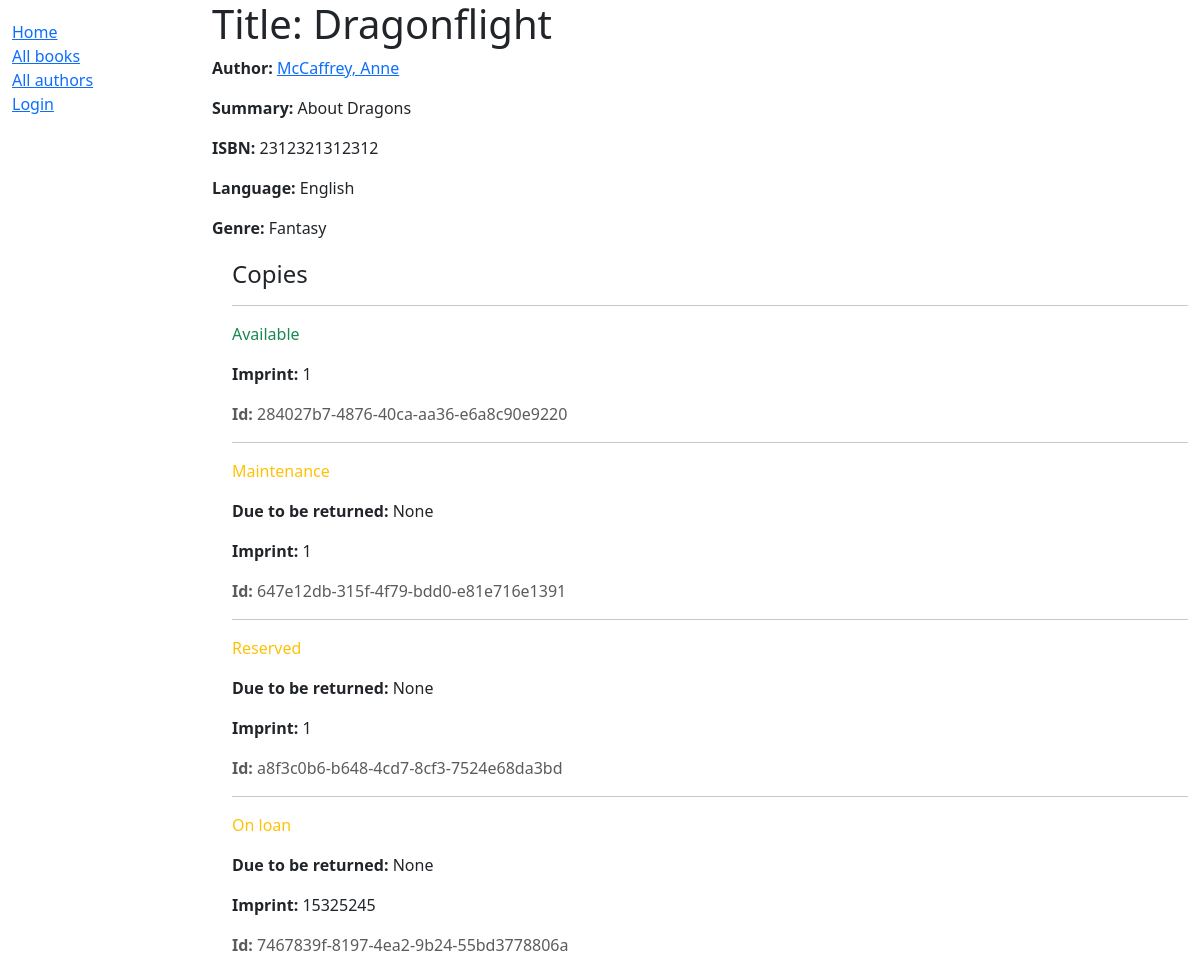
/catalog/book/2, run on the app's committed database.
### catalog/models.py (models this page shows, shortened)
class Book(models.Model):
    title = models.CharField(max_length=200)
    author = models.ForeignKey('Author', on_delete=models.RESTRICT, null=True)
    summary = models.TextField(
        max_length=1000, help_text="Enter a brief description of the book")
    isbn = models.CharField('ISBN', max_length=13,
                            unique=True,
                            help_text='13 Character <a href="https://www.isbn-international.org/content/what-isbn'
                                      '">ISBN number</a>')
    genre = models.ManyToManyField(
        Genre, help_text="Select a genre for this book")
    language = models.ForeignKey(
        'Language', on_delete=models.SET_NULL, null=True)
    class Meta:
        ordering = ['title', 'author']
    def display_genre(self):
        return ', '.join([genre.name for genre in self.genre.all()[:3]])
    display_genre.short_description = 'Genre'

class Author(models.Model):
    first_name = models.CharField(max_length=100)
    last_name = models.CharField(max_length=100)
    date_of_birth = models.DateField(null=True, blank=True)
    date_of_death = models.DateField('died', null=True, blank=True)
    class Meta:
        ordering = ['last_name', 'first_name']
    def __str__(self):
        return f'{self.last_name}, {self.first_name}'

class Language(models.Model):
    name = models.CharField(max_length=200,
                            unique=True,
                            help_text="Enter the book's natural language (e.g. English, French, Japanese etc.)")
    def __str__(self):
        return self.name

class Genre(models.Model):
    name = models.CharField(
        max_length=200,
        unique=True,
        help_text="Enter a book genre (e.g. Science Fiction, French Poetry etc.)"
    )
    def __str__(self):
        return self.name

class BookInstance(models.Model):
    id = models.UUIDField(primary_key=True, default=uuid.uuid4,
                          help_text="Unique ID for this particular book across whole library")
    book = models.ForeignKey('Book', on_delete=models.RESTRICT, null=True)
    imprint = models.CharField(max_length=200)
    due_back = models.DateField(null=True, blank=True)
    borrower = models.ForeignKey(
        settings.AUTH_USER_MODEL, on_delete=models.SET_NULL, null=True, blank=True)
    LOAN_STATUS = (
        ('d', 'Maintenance'),
        ('o', 'On loan'),
        ('a', 'Available'),
        ('r', 'Reserved'),
    )
    status = models.CharField(
        max_length=1,
        choices=LOAN_STATUS,
        blank=True,
        default='d',
        help_text='Book availability')
    class Meta:
        ordering = ['due_back']
        permissions = (("can_mark_returned", "Set book as returned"),)

### catalog/views.py (the view)
# urls.py: path('book/<int:pk>', views.BookDetailView.as_view(), name='book-detail'),
class BookDetailView(generic.DetailView):
    model = Book

### catalog/templates/catalog/book_detail.html
{% extends "base_generic.html" %}
{% block content %}
  <h1>Title: {{ book.title }}</h1>
  <p><strong>Author:</strong> <a href="">{{ book.author }}</a></p>
  <p><strong>Summary:</strong> {{ book.summary }}</p>
  <p><strong>ISBN:</strong> {{ book.isbn }}</p>
  <p><strong>Language:</strong> {{ book.language }}</p>
  <p><strong>Genre:</strong> {{ book.genre.all|join:", " }}</p>
  <div style="margin-left:20px;margin-top:20px">
    <h4>Copies</h4>
    {% for copy in book.bookinstance_set.all %}
      <hr />
      <p
        class="{% if copy.status == 'a' %}text-success{% elif copy.status == 'm' %}text-danger{% else %}text-warning{% endif %}">
        {{ copy.get_status_display }}
      </p>
      {% if copy.status != 'a' %}
        <p><strong>Due to be returned:</strong> {{ copy.due_back }}</p>
      {% endif %}
      <p><strong>Imprint:</strong> {{ copy.imprint }}</p>
      <p class="text-muted"><strong>Id:</strong> {{ copy.id }}</p>
    {% endfor %}
  </div>
{% endblock %}

### catalog/templates/base_generic.html (shortened to what this page needs)
<!DOCTYPE html>
<html lang="en">
<head>
  <link href="https://cdn.jsdelivr.net/npm/bootstrap@5.3.3/dist/css/bootstrap.min.css"
    rel="stylesheet"
>
  {% load static %}
  <link rel="stylesheet" href="{% static 'css/styles.css' %}" />
</head>
<body>
  <div class="container-fluid">
    <div class="row">
      <div class="col-sm-2">
        {% block sidebar %}
          <ul class="sidebar-nav">
            <li><a href="{% url 'index' %}">Home</a></li>
            <li><a href="{% url 'books' %}">All books</a></li>
            <li><a href="">All authors</a></li>
            {% if user.is_authenticated %}
              <li>User: {{ user.get_username }}</li>
              <li>
                <form id="logout-form" method="post" action="{% url 'admin:logout' %}">
                  {% csrf_token %}
                  <button type="submit" class="btn btn-link">Logout</button>
                </form>
              </li>
            {% else %}
              <li><a href="{% url 'login' %}?next={{ request.path }}">Login</a></li>
            {% endif %}
          </ul>
        {% endblock %}
      </div>
      <div class="col-sm-10 ">
        {% block content %}{% endblock %}
      </div>
    </div>
  </div>
</body>
</html>

### catalog/static/css/styles.css (style rules this page uses)
.sidebar-nav { margin-top: 20px; padding: 0; list-style: none; }

### data on the page
Book: author "McCaffrey, Anne", summary "About Dragons", isbn "2312321312312", language "English", genre.all "Fantasy"
BookInstance: status "Available", imprint "1", id "284027b7-4876-40ca-aa36-e6a8c90e9220"
BookInstance: status "Maintenance", due_back "None", imprint "1", id "647e12db-315f-4f79-bdd0-e81e716e1391"
BookInstance: status "Reserved", due_back "None", imprint "1", id "a8f3c0b6-b648-4cd7-8cf3-7524e68da3bd"
BookInstance: status "On loan", due_back "None", imprint "15325245", id "7467839f-8197-4ea2-9b24-55bd3778806a"
